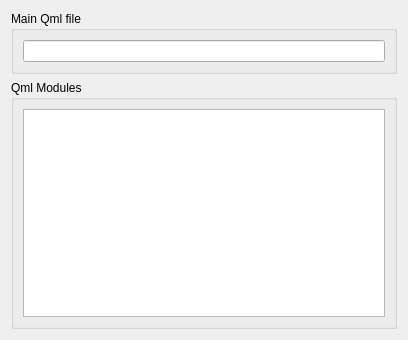
<?xml version="1.0" encoding="UTF-8"?>
<ui version="4.0">
 <class>QmlStandaloneAppWizardSourcesPage</class>
 <widget class="QWizardPage" name="QmlStandaloneAppWizardSourcesPage">
  <property name="geometry">
   <rect>
    <x>0</x>
    <y>0</y>
    <width>408</width>
    <height>340</height>
   </rect>
  </property>
  <property name="windowTitle">
   <string>WizardPage</string>
  </property>
  <layout class="QVBoxLayout" name="verticalLayout_2">
   <item>
    <widget class="QGroupBox" name="mainQmlFileGroupBox">
     <property name="title">
      <string>Main Qml file</string>
     </property>
     <layout class="QVBoxLayout" name="verticalLayout_3">
      <item>
       <widget class="Utils::PathChooser" name="mainQmlFileLineEdit"/>
      </item>
     </layout>
    </widget>
   </item>
   <item>
    <widget class="QGroupBox" name="qmlModulesGroupBox">
     <property name="title">
      <string>Qml Modules</string>
     </property>
     <layout class="QVBoxLayout" name="verticalLayout">
      <item>
       <widget class="QListWidget" name="qmlModulesListWidget"/>
      </item>
     </layout>
    </widget>
   </item>
  </layout>
 </widget>
 <customwidgets>
  <customwidget>
   <class>Utils::PathChooser</class>
   <extends>QLineEdit</extends>
   <header location="global">utils/pathchooser.h</header>
  </customwidget>
 </customwidgets>
 <resources/>
 <connections/>
</ui>
